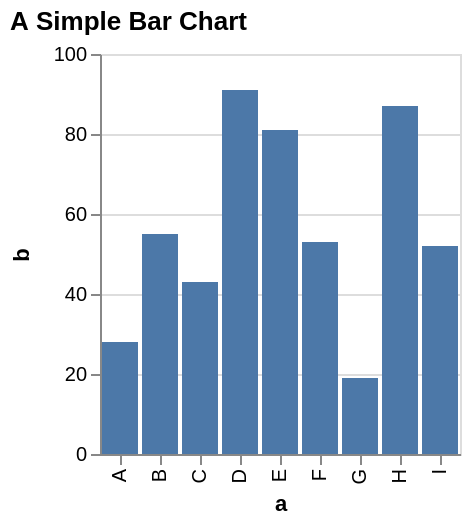

The Vega-Lite source for this figure:
### Vega specification from a JSON file in a GitHub repository (floating-point values rounded to 4 significant figures)
{"$schema": "https://vega.github.io/schema/vega/v5.json", "description": "A simple bar chart with embedded data.", "autosize": "pad", "padding": 5, "height": 200, "title": {"text": "A Simple Bar Chart", "anchor": "start"}, "style": "cell", "data": [{"name": "source_0", "values": [{"a": "A", "b": 28}, {"a": "B", "b": 55}, {"a": "C", "b": 43}, {"a": "D", "b": 91}, {"a": "E", "b": 81}, {"a": "F", "b": 53}, {"a": "G", "b": 19}, {"a": "H", "b": 87}, {"a": "I", "b": 52}]}], "signals": [{"name": "x_step", "value": 20}, {"name": "width", "update": "bandspace(domain('x').length, 0.1, 0.05) * x_step"}], "marks": [{"name": "marks", "type": "rect", "style": ["bar"], "from": {"data": "source_0"}, "encode": {"update": {"fill": [{"test": "datum[\"b\"] === null || isNaN(datum[\"b\"])", "value": null}, {"value": "#4c78a8"}], "tooltip": {"signal": "{\"a\": ''+datum[\"a\"], \"b\": format(datum[\"b\"], \"\")}"}, "x": {"scale": "x", "field": "a"}, "width": {"scale": "x", "band": true}, "y": {"scale": "y", "field": "b"}, "y2": {"scale": "y", "value": 0}}}}], "scales": [{"name": "x", "type": "band", "domain": {"data": "source_0", "field": "a", "sort": true}, "range": {"step": {"signal": "x_step"}}, "paddingInner": 0.1, "paddingOuter": 0.05}, {"name": "y", "type": "linear", "domain": {"data": "source_0", "field": "b"}, "range": [{"signal": "height"}, 0], "nice": true, "zero": true}], "axes": [{"scale": "x", "orient": "bottom", "grid": false, "title": "a", "labelAlign": "right", "labelAngle": 270, "labelBaseline": "middle", "labelOverlap": true, "zindex": 1}, {"scale": "y", "orient": "left", "grid": false, "title": "b", "labelOverlap": true, "tickCount": {"signal": "ceil(height/40)"}, "zindex": 1}, {"scale": "y", "orient": "left", "gridScale": "x", "grid": true, "tickCount": {"signal": "ceil(height/40)"}, "domain": false, "labels": false, "maxExtent": 0, "minExtent": 0, "ticks": false, "zindex": 0}], "config": {"axisY": {"minExtent": 30}}}
